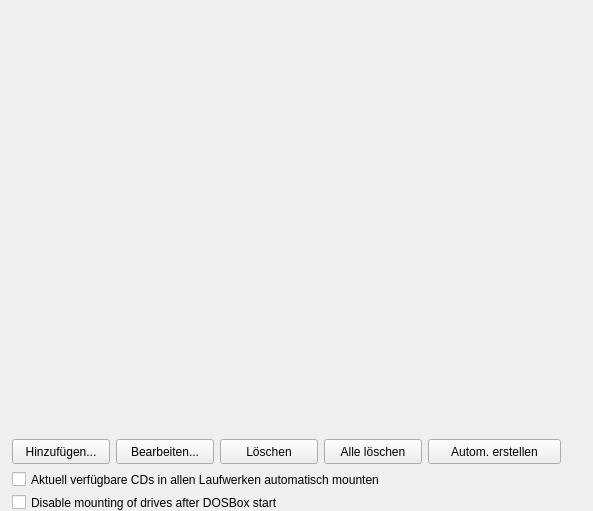
<?xml version="1.0" encoding="UTF-8"?>
<ui version="4.0">
  <class>ModernProfileEditorDrivesFrame</class>
  <widget class="QWidget" name="ModernProfileEditorDrivesFrame">
    <property name="geometry"><rect><x>0</x><y>0</y><width>593</width><height>511</height></rect></property>
    <property name="vclDesignWidth" stdset="0"><number>593</number></property>
    <property name="vclDesignHeight" stdset="0"><number>511</number></property>
    <widget class="QCheckBox" name="AutoMountCheckBox">
      <property name="geometry"><rect><x>12</x><y>471</y><width>572</width><height>17</height></rect></property>
      <property name="vclAnchors" stdset="0"><string notr="true">akLeft,akRight,akBottom</string></property>
      <property name="text"><string>Aktuell verfügbare CDs in allen Laufwerken automatisch mounten</string></property>
    </widget>
    <widget class="TListView" name="MountingListView">
      <property name="geometry"><rect><x>12</x><y>17</y><width>572</width><height>416</height></rect></property>
      <property name="vclAnchors" stdset="0"><string notr="true">akLeft,akTop,akRight,akBottom</string></property>
      <property name="vclPopupMenu" stdset="0"><string notr="true">PopupMenu</string></property>
      <property name="viewStyle" stdset="0"><string notr="true">vsReport</string></property>
      <property name="readOnly" stdset="0"><bool>true</bool></property>
    </widget>
    <widget class="QPushButton" name="MountingAddButton">
      <property name="geometry"><rect><x>12</x><y>439</y><width>98</width><height>25</height></rect></property>
      <property name="vclAnchors" stdset="0"><string notr="true">akLeft,akBottom</string></property>
      <property name="text"><string>Hinzufügen...</string></property>
      <property name="icon"><iconset resource="../../resources/dfend.qrc"><normaloff>:/glyphs/a7fc1030571280f9.png</normaloff></iconset></property>
      <property name="autoDefault"><bool>false</bool></property>
      <property name="vclOnClick" stdset="0"><string notr="true">ButtonWork</string></property>
    </widget>
    <widget class="QPushButton" name="MountingEditButton">
      <property name="geometry"><rect><x>116</x><y>439</y><width>98</width><height>25</height></rect></property>
      <property name="vclAnchors" stdset="0"><string notr="true">akLeft,akBottom</string></property>
      <property name="tag" stdset="0"><number>1</number></property>
      <property name="text"><string>Bearbeiten...</string></property>
      <property name="icon"><iconset resource="../../resources/dfend.qrc"><normaloff>:/glyphs/8cae1683440d5f8e.png</normaloff></iconset></property>
      <property name="autoDefault"><bool>false</bool></property>
      <property name="vclOnClick" stdset="0"><string notr="true">ButtonWork</string></property>
    </widget>
    <widget class="QPushButton" name="MountingDelButton">
      <property name="geometry"><rect><x>220</x><y>439</y><width>98</width><height>25</height></rect></property>
      <property name="vclAnchors" stdset="0"><string notr="true">akLeft,akBottom</string></property>
      <property name="tag" stdset="0"><number>2</number></property>
      <property name="text"><string>Löschen</string></property>
      <property name="icon"><iconset resource="../../resources/dfend.qrc"><normaloff>:/glyphs/86ad06b420cc830c.png</normaloff></iconset></property>
      <property name="autoDefault"><bool>false</bool></property>
      <property name="vclOnClick" stdset="0"><string notr="true">ButtonWork</string></property>
    </widget>
    <widget class="QPushButton" name="MountingDeleteAllButton">
      <property name="geometry"><rect><x>324</x><y>439</y><width>98</width><height>25</height></rect></property>
      <property name="vclAnchors" stdset="0"><string notr="true">akLeft,akBottom</string></property>
      <property name="tag" stdset="0"><number>3</number></property>
      <property name="text"><string>Alle löschen</string></property>
      <property name="autoDefault"><bool>false</bool></property>
      <property name="vclOnClick" stdset="0"><string notr="true">ButtonWork</string></property>
    </widget>
    <widget class="QPushButton" name="MountingAutoCreateButton">
      <property name="geometry"><rect><x>428</x><y>439</y><width>133</width><height>25</height></rect></property>
      <property name="vclAnchors" stdset="0"><string notr="true">akLeft,akBottom</string></property>
      <property name="tag" stdset="0"><number>4</number></property>
      <property name="text"><string>Autom. erstellen</string></property>
      <property name="autoDefault"><bool>false</bool></property>
      <property name="vclOnClick" stdset="0"><string notr="true">ButtonWork</string></property>
    </widget>
    <widget class="QCheckBox" name="SecureModeCheckBox">
      <property name="geometry"><rect><x>12</x><y>494</y><width>572</width><height>17</height></rect></property>
      <property name="vclAnchors" stdset="0"><string notr="true">akLeft,akRight,akBottom</string></property>
      <property name="text"><string>Disable mounting of drives after DOSBox start</string></property>
    </widget>
    <widget class="QMenu" name="PopupMenu">
      <property name="vclPopupMenu" stdset="0"><bool>true</bool></property>
      <addaction name="PopupAdd"/>
      <addaction name="PopupEdit"/>
      <addaction name="PopupDelete"/>
    </widget>
    <action name="PopupAdd">
      <property name="text"><string>Add</string></property>
      <property name="icon"><iconset resource="../../resources/dfend.qrc"><normaloff>:/imagelists/ModernProfileEditorDrivesFrameUnit/ImageList/0.png</normaloff></iconset></property>
      <property name="shortcut"><string notr="true">Ins</string></property>
    </action>
    <action name="PopupEdit">
      <property name="text"><string>Edit</string></property>
      <property name="icon"><iconset resource="../../resources/dfend.qrc"><normaloff>:/imagelists/ModernProfileEditorDrivesFrameUnit/ImageList/1.png</normaloff></iconset></property>
      <property name="vclDefault" stdset="0"><bool>true</bool></property>
      <property name="tag" stdset="0"><number>1</number></property>
    </action>
    <action name="PopupDelete">
      <property name="text"><string>Delete</string></property>
      <property name="icon"><iconset resource="../../resources/dfend.qrc"><normaloff>:/imagelists/ModernProfileEditorDrivesFrameUnit/ImageList/2.png</normaloff></iconset></property>
      <property name="shortcut"><string notr="true">Del</string></property>
      <property name="tag" stdset="0"><number>2</number></property>
    </action>
  </widget>
  <customwidgets>
    <customwidget>
      <class>TListView</class>
      <extends>QWidget</extends>
      <header>ComCtrls.h</header>
    </customwidget>
  </customwidgets>
  <tabstops>
    <tabstop>AutoMountCheckBox</tabstop>
    <tabstop>MountingListView</tabstop>
    <tabstop>MountingAddButton</tabstop>
    <tabstop>MountingEditButton</tabstop>
    <tabstop>MountingDelButton</tabstop>
    <tabstop>MountingDeleteAllButton</tabstop>
    <tabstop>MountingAutoCreateButton</tabstop>
    <tabstop>SecureModeCheckBox</tabstop>
  </tabstops>
  <resources><include location="../../resources/dfend.qrc"/></resources>
  <connections/>
</ui>
